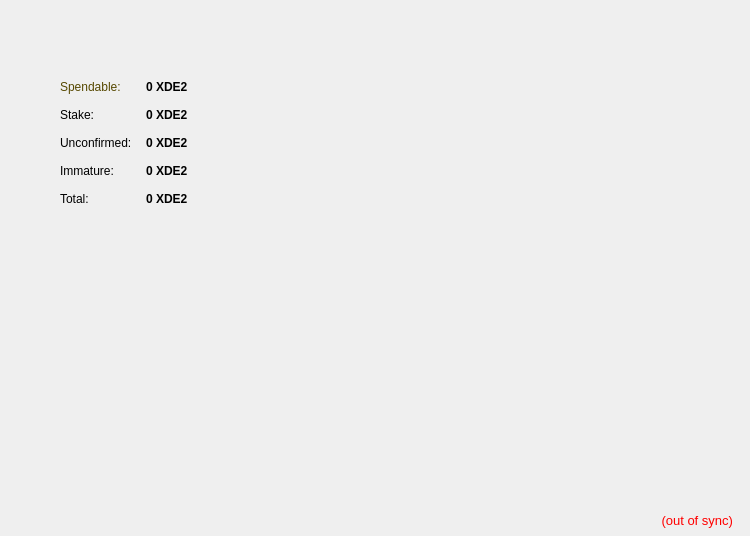
<?xml version="1.0" encoding="UTF-8"?>
<ui version="4.0">
 <class>OverviewPage</class>
 <widget class="QWidget" name="OverviewPage">
  <property name="geometry">
   <rect>
    <x>0</x>
    <y>0</y>
    <width>750</width>
    <height>536</height>
   </rect>
  </property>
  <property name="windowTitle">
   <string>Form</string>
  </property>
  <property name="styleSheet">
   <string notr="true">QLabel { color: #564800; }
background: transparent;</string>
  </property>
  <widget class="QWidget" name="layoutWidget">
   <property name="geometry">
    <rect>
     <x>60</x>
     <y>80</y>
     <width>251</width>
     <height>151</height>
    </rect>
   </property>
   <layout class="QFormLayout" name="formLayout_2">
    <property name="sizeConstraint">
     <enum>QLayout::SetFixedSize</enum>
    </property>
    <property name="fieldGrowthPolicy">
     <enum>QFormLayout::AllNonFixedFieldsGrow</enum>
    </property>
    <property name="horizontalSpacing">
     <number>14</number>
    </property>
    <property name="verticalSpacing">
     <number>14</number>
    </property>
    <property name="rightMargin">
     <number>0</number>
    </property>
    <item row="0" column="0">
     <widget class="QLabel" name="label">
      <property name="palette">
       <palette>
        <active>
         <colorrole role="WindowText">
          <brush brushstyle="SolidPattern">
           <color alpha="255">
            <red>86</red>
            <green>72</green>
            <blue>0</blue>
           </color>
          </brush>
         </colorrole>
         <colorrole role="Text">
          <brush brushstyle="SolidPattern">
           <color alpha="255">
            <red>86</red>
            <green>72</green>
            <blue>0</blue>
           </color>
          </brush>
         </colorrole>
         <colorrole role="ButtonText">
          <brush brushstyle="SolidPattern">
           <color alpha="255">
            <red>86</red>
            <green>72</green>
            <blue>0</blue>
           </color>
          </brush>
         </colorrole>
        </active>
        <inactive>
         <colorrole role="WindowText">
          <brush brushstyle="SolidPattern">
           <color alpha="255">
            <red>86</red>
            <green>72</green>
            <blue>0</blue>
           </color>
          </brush>
         </colorrole>
         <colorrole role="Text">
          <brush brushstyle="SolidPattern">
           <color alpha="255">
            <red>86</red>
            <green>72</green>
            <blue>0</blue>
           </color>
          </brush>
         </colorrole>
         <colorrole role="ButtonText">
          <brush brushstyle="SolidPattern">
           <color alpha="255">
            <red>86</red>
            <green>72</green>
            <blue>0</blue>
           </color>
          </brush>
         </colorrole>
        </inactive>
        <disabled>
         <colorrole role="WindowText">
          <brush brushstyle="SolidPattern">
           <color alpha="255">
            <red>86</red>
            <green>72</green>
            <blue>0</blue>
           </color>
          </brush>
         </colorrole>
         <colorrole role="Text">
          <brush brushstyle="SolidPattern">
           <color alpha="255">
            <red>86</red>
            <green>72</green>
            <blue>0</blue>
           </color>
          </brush>
         </colorrole>
         <colorrole role="ButtonText">
          <brush brushstyle="SolidPattern">
           <color alpha="255">
            <red>86</red>
            <green>72</green>
            <blue>0</blue>
           </color>
          </brush>
         </colorrole>
        </disabled>
       </palette>
      </property>
      <property name="text">
       <string>Spendable:</string>
      </property>
     </widget>
    </item>
    <item row="0" column="1">
     <widget class="QLabel" name="labelBalance">
      <property name="font">
       <font>
        <weight>75</weight>
        <bold>true</bold>
       </font>
      </property>
      <property name="cursor">
       <cursorShape>IBeamCursor</cursorShape>
      </property>
      <property name="toolTip">
       <string>Your current spendable balance</string>
      </property>
      <property name="text">
       <string notr="true">0 XDE2</string>
      </property>
      <property name="textInteractionFlags">
       <set>Qt::LinksAccessibleByMouse|Qt::TextSelectableByKeyboard|Qt::TextSelectableByMouse</set>
      </property>
     </widget>
    </item>
    <item row="1" column="0">
     <widget class="QLabel" name="label_6">
      <property name="text">
       <string>Stake:</string>
      </property>
     </widget>
    </item>
    <item row="1" column="1">
     <widget class="QLabel" name="labelStake">
      <property name="font">
       <font>
        <weight>75</weight>
        <bold>true</bold>
       </font>
      </property>
      <property name="cursor">
       <cursorShape>IBeamCursor</cursorShape>
      </property>
      <property name="toolTip">
       <string>Total of coins that was staked, and do not yet count toward the current balance</string>
      </property>
      <property name="text">
       <string notr="true">0 XDE2</string>
      </property>
      <property name="textInteractionFlags">
       <set>Qt::LinksAccessibleByMouse|Qt::TextSelectableByKeyboard|Qt::TextSelectableByMouse</set>
      </property>
     </widget>
    </item>
    <item row="2" column="0">
     <widget class="QLabel" name="label_3">
      <property name="text">
       <string>Unconfirmed:</string>
      </property>
     </widget>
    </item>
    <item row="2" column="1">
     <widget class="QLabel" name="labelUnconfirmed">
      <property name="font">
       <font>
        <weight>75</weight>
        <bold>true</bold>
       </font>
      </property>
      <property name="cursor">
       <cursorShape>IBeamCursor</cursorShape>
      </property>
      <property name="toolTip">
       <string>Total of transactions that have yet to be confirmed, and do not yet count toward the current balance</string>
      </property>
      <property name="text">
       <string notr="true">0 XDE2</string>
      </property>
      <property name="textInteractionFlags">
       <set>Qt::LinksAccessibleByMouse|Qt::TextSelectableByKeyboard|Qt::TextSelectableByMouse</set>
      </property>
     </widget>
    </item>
    <item row="3" column="0">
     <widget class="QLabel" name="labelImmatureText">
      <property name="text">
       <string>Immature:</string>
      </property>
     </widget>
    </item>
    <item row="3" column="1">
     <widget class="QLabel" name="labelImmature">
      <property name="font">
       <font>
        <weight>75</weight>
        <bold>true</bold>
       </font>
      </property>
      <property name="toolTip">
       <string>Mined balance that has not yet matured</string>
      </property>
      <property name="text">
       <string notr="true">0 XDE2</string>
      </property>
      <property name="textInteractionFlags">
       <set>Qt::LinksAccessibleByMouse|Qt::TextSelectableByKeyboard|Qt::TextSelectableByMouse</set>
      </property>
     </widget>
    </item>
    <item row="4" column="0">
     <widget class="QLabel" name="labelTotalText">
      <property name="text">
       <string>Total:</string>
      </property>
     </widget>
    </item>
    <item row="4" column="1">
     <widget class="QLabel" name="labelTotal">
      <property name="font">
       <font>
        <weight>75</weight>
        <bold>true</bold>
       </font>
      </property>
      <property name="cursor">
       <cursorShape>IBeamCursor</cursorShape>
      </property>
      <property name="toolTip">
       <string>Your current total balance</string>
      </property>
      <property name="text">
       <string notr="true">0 XDE2</string>
      </property>
      <property name="textInteractionFlags">
       <set>Qt::LinksAccessibleByMouse|Qt::TextSelectableByKeyboard|Qt::TextSelectableByMouse</set>
      </property>
     </widget>
    </item>
   </layout>
  </widget>
  <widget class="QListView" name="listTransactions">
   <property name="geometry">
    <rect>
     <x>350</x>
     <y>100</y>
     <width>321</width>
     <height>381</height>
    </rect>
   </property>
   <property name="sizePolicy">
    <sizepolicy hsizetype="Fixed" vsizetype="Fixed">
     <horstretch>0</horstretch>
     <verstretch>0</verstretch>
    </sizepolicy>
   </property>
   <property name="palette">
    <palette>
     <active>
      <colorrole role="WindowText">
       <brush brushstyle="SolidPattern">
        <color alpha="255">
         <red>86</red>
         <green>72</green>
         <blue>0</blue>
        </color>
       </brush>
      </colorrole>
      <colorrole role="Button">
       <brush brushstyle="SolidPattern">
        <color alpha="0">
         <red>0</red>
         <green>0</green>
         <blue>0</blue>
        </color>
       </brush>
      </colorrole>
      <colorrole role="Text">
       <brush brushstyle="SolidPattern">
        <color alpha="255">
         <red>86</red>
         <green>72</green>
         <blue>0</blue>
        </color>
       </brush>
      </colorrole>
      <colorrole role="ButtonText">
       <brush brushstyle="SolidPattern">
        <color alpha="255">
         <red>86</red>
         <green>72</green>
         <blue>0</blue>
        </color>
       </brush>
      </colorrole>
      <colorrole role="Base">
       <brush brushstyle="NoBrush">
        <color alpha="255">
         <red>0</red>
         <green>0</green>
         <blue>0</blue>
        </color>
       </brush>
      </colorrole>
      <colorrole role="Window">
       <brush brushstyle="SolidPattern">
        <color alpha="0">
         <red>0</red>
         <green>0</green>
         <blue>0</blue>
        </color>
       </brush>
      </colorrole>
     </active>
     <inactive>
      <colorrole role="WindowText">
       <brush brushstyle="SolidPattern">
        <color alpha="255">
         <red>86</red>
         <green>72</green>
         <blue>0</blue>
        </color>
       </brush>
      </colorrole>
      <colorrole role="Button">
       <brush brushstyle="SolidPattern">
        <color alpha="0">
         <red>0</red>
         <green>0</green>
         <blue>0</blue>
        </color>
       </brush>
      </colorrole>
      <colorrole role="Text">
       <brush brushstyle="SolidPattern">
        <color alpha="255">
         <red>86</red>
         <green>72</green>
         <blue>0</blue>
        </color>
       </brush>
      </colorrole>
      <colorrole role="ButtonText">
       <brush brushstyle="SolidPattern">
        <color alpha="255">
         <red>86</red>
         <green>72</green>
         <blue>0</blue>
        </color>
       </brush>
      </colorrole>
      <colorrole role="Base">
       <brush brushstyle="NoBrush">
        <color alpha="255">
         <red>0</red>
         <green>0</green>
         <blue>0</blue>
        </color>
       </brush>
      </colorrole>
      <colorrole role="Window">
       <brush brushstyle="SolidPattern">
        <color alpha="0">
         <red>0</red>
         <green>0</green>
         <blue>0</blue>
        </color>
       </brush>
      </colorrole>
     </inactive>
     <disabled>
      <colorrole role="WindowText">
       <brush brushstyle="SolidPattern">
        <color alpha="255">
         <red>86</red>
         <green>72</green>
         <blue>0</blue>
        </color>
       </brush>
      </colorrole>
      <colorrole role="Button">
       <brush brushstyle="SolidPattern">
        <color alpha="0">
         <red>0</red>
         <green>0</green>
         <blue>0</blue>
        </color>
       </brush>
      </colorrole>
      <colorrole role="Text">
       <brush brushstyle="SolidPattern">
        <color alpha="255">
         <red>86</red>
         <green>72</green>
         <blue>0</blue>
        </color>
       </brush>
      </colorrole>
      <colorrole role="ButtonText">
       <brush brushstyle="SolidPattern">
        <color alpha="255">
         <red>86</red>
         <green>72</green>
         <blue>0</blue>
        </color>
       </brush>
      </colorrole>
      <colorrole role="Base">
       <brush brushstyle="NoBrush">
        <color alpha="255">
         <red>0</red>
         <green>0</green>
         <blue>0</blue>
        </color>
       </brush>
      </colorrole>
      <colorrole role="Window">
       <brush brushstyle="SolidPattern">
        <color alpha="0">
         <red>0</red>
         <green>0</green>
         <blue>0</blue>
        </color>
       </brush>
      </colorrole>
     </disabled>
    </palette>
   </property>
   <property name="styleSheet">
    <string notr="true">QListView { background: transparent; color: #564800 }</string>
   </property>
   <property name="frameShape">
    <enum>QFrame::NoFrame</enum>
   </property>
   <property name="verticalScrollBarPolicy">
    <enum>Qt::ScrollBarAlwaysOff</enum>
   </property>
   <property name="horizontalScrollBarPolicy">
    <enum>Qt::ScrollBarAlwaysOff</enum>
   </property>
   <property name="selectionMode">
    <enum>QAbstractItemView::NoSelection</enum>
   </property>
  </widget>
  <widget class="QLabel" name="label_2">
   <property name="geometry">
    <rect>
     <x>0</x>
     <y>0</y>
     <width>757</width>
     <height>601</height>
    </rect>
   </property>
   <property name="palette">
    <palette>
     <active>
      <colorrole role="WindowText">
       <brush brushstyle="SolidPattern">
        <color alpha="255">
         <red>86</red>
         <green>72</green>
         <blue>0</blue>
        </color>
       </brush>
      </colorrole>
      <colorrole role="Text">
       <brush brushstyle="SolidPattern">
        <color alpha="255">
         <red>86</red>
         <green>72</green>
         <blue>0</blue>
        </color>
       </brush>
      </colorrole>
      <colorrole role="ButtonText">
       <brush brushstyle="SolidPattern">
        <color alpha="255">
         <red>86</red>
         <green>72</green>
         <blue>0</blue>
        </color>
       </brush>
      </colorrole>
     </active>
     <inactive>
      <colorrole role="WindowText">
       <brush brushstyle="SolidPattern">
        <color alpha="255">
         <red>86</red>
         <green>72</green>
         <blue>0</blue>
        </color>
       </brush>
      </colorrole>
      <colorrole role="Text">
       <brush brushstyle="SolidPattern">
        <color alpha="255">
         <red>86</red>
         <green>72</green>
         <blue>0</blue>
        </color>
       </brush>
      </colorrole>
      <colorrole role="ButtonText">
       <brush brushstyle="SolidPattern">
        <color alpha="255">
         <red>86</red>
         <green>72</green>
         <blue>0</blue>
        </color>
       </brush>
      </colorrole>
     </inactive>
     <disabled>
      <colorrole role="WindowText">
       <brush brushstyle="SolidPattern">
        <color alpha="255">
         <red>86</red>
         <green>72</green>
         <blue>0</blue>
        </color>
       </brush>
      </colorrole>
      <colorrole role="Text">
       <brush brushstyle="SolidPattern">
        <color alpha="255">
         <red>86</red>
         <green>72</green>
         <blue>0</blue>
        </color>
       </brush>
      </colorrole>
      <colorrole role="ButtonText">
       <brush brushstyle="SolidPattern">
        <color alpha="255">
         <red>86</red>
         <green>72</green>
         <blue>0</blue>
        </color>
       </brush>
      </colorrole>
     </disabled>
    </palette>
   </property>
   <property name="text">
    <string/>
   </property>
   <property name="alignment">
    <set>Qt::AlignCenter</set>
   </property>
  </widget>
  <widget class="QWidget" name="verticalLayoutWidget">
   <property name="geometry">
    <rect>
     <x>460</x>
     <y>480</y>
     <width>281</width>
     <height>23</height>
    </rect>
   </property>
   <layout class="QHBoxLayout" name="horizontalLayout">
    <property name="spacing">
     <number>0</number>
    </property>
   </layout>
  </widget>
  <widget class="QLabel" name="labelWalletStatus">
   <property name="geometry">
    <rect>
     <x>520</x>
     <y>510</y>
     <width>221</width>
     <height>21</height>
    </rect>
   </property>
   <property name="font">
    <font>
     <pointsize>10</pointsize>
    </font>
   </property>
   <property name="toolTip">
    <string>The displayed information may be out of date. Your wallet automatically synchronizes with the XDE2Coin network after a connection is established, but this process has not completed yet.</string>
   </property>
   <property name="layoutDirection">
    <enum>Qt::LeftToRight</enum>
   </property>
   <property name="styleSheet">
    <string notr="true">QLabel { color: red; padding-right: 5px; }</string>
   </property>
   <property name="text">
    <string notr="true">(out of sync)</string>
   </property>
   <property name="alignment">
    <set>Qt::AlignRight|Qt::AlignTrailing|Qt::AlignVCenter</set>
   </property>
  </widget>
  <zorder>label_2</zorder>
  <zorder>layoutWidget</zorder>
  <zorder>listTransactions</zorder>
  <zorder>verticalLayoutWidget</zorder>
  <zorder>labelWalletStatus</zorder>
 </widget>
 <resources/>
 <connections/>
</ui>
